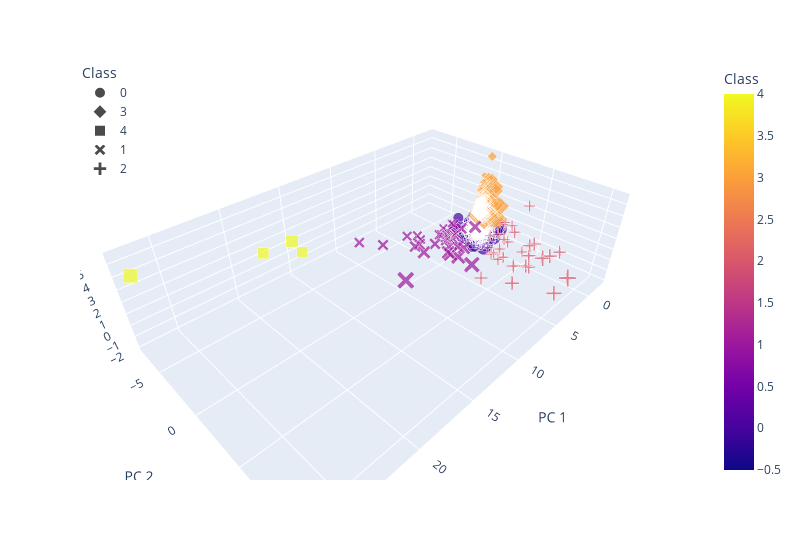

Notebook code cell kept with this figure:
### Markdown cell above
### Kmeans Plot

### Code cell
# Creating a 3D-Scatter with the PCA data and the clusters
# Plot
fig = px.scatter_3d(clustered_k_df, x="PC 1", y="PC 2", z="PC 3", color="Class", symbol="Class",size="median_listing_price", size_max=25, width=800, hover_name="metro_area/city", hover_data=["average_listing_price"])
fig.update_layout(legend=dict(x=0,y=1))
fig.show()

### Figure 1 — Plotly figure (JSON) as saved in the notebook; plotly's stock layout.template omitted (floating-point values rounded to 4 significant figures; data arrays with more than 128 entries replaced by an {"elided": "..."} marker saying what was removed)
{"data": [{"customdata": {"elided": "615x1 float values"}, "hovertemplate": "<b>%{hovertext}</b><br><br>Class=%{marker.color}<br>PC 1=%{x}<br>PC 2=%{y}<br>PC 3=%{z}<br>median_listing_price=%{marker.size}<br>average_listing_price=%{customdata[0]}<extra></extra>", "hovertext": {"elided": "615 str values"}, "legendgroup": "0", "marker": {"color": {"elided": "615 int values"}, "coloraxis": "coloraxis", "size": {"elided": "615 float values"}, "sizemode": "area", "sizeref": 2519.0, "symbol": "circle"}, "mode": "markers", "name": "0", "scene": "scene", "showlegend": true, "type": "scatter3d", "x": {"elided": "615 float values"}, "y": {"elided": "615 float values"}, "z": {"elided": "615 float values"}}, {"customdata": {"elided": "236x1 float values"}, "hovertemplate": "<b>%{hovertext}</b><br><br>Class=%{marker.color}<br>PC 1=%{x}<br>PC 2=%{y}<br>PC 3=%{z}<br>median_listing_price=%{marker.size}<br>average_listing_price=%{customdata[0]}<extra></extra>", "hovertext": {"elided": "236 str values"}, "legendgroup": "3", "marker": {"color": {"elided": "236 int values"}, "coloraxis": "coloraxis", "size": {"elided": "236 float values"}, "sizemode": "area", "sizeref": 2519.0, "symbol": "diamond"}, "mode": "markers", "name": "3", "scene": "scene", "showlegend": true, "type": "scatter3d", "x": {"elided": "236 float values"}, "y": {"elided": "236 float values"}, "z": {"elided": "236 float values"}}, {"customdata": [[432500.0], [462100.0], [937800.0], [1073000.0]], "hovertemplate": "<b>%{hovertext}</b><br><br>Class=%{marker.color}<br>PC 1=%{x}<br>PC 2=%{y}<br>PC 3=%{z}<br>median_listing_price=%{marker.size}<br>average_listing_price=%{customdata[0]}<extra></extra>", "hovertext": ["atlanta-sandy springs-roswell, ga", "chicago-naperville-elgin, il-in-wi", "miami-fort lauderdale-west palm beach, fl", "new york-newark-jersey city, ny-nj-pa"], "legendgroup": "4", "marker": {"color": [4, 4, 4, 4], "coloraxis": "coloraxis", "size": [324200.0, 321800.0, 402800.0, 550400.0], "sizemode": "area", "sizeref": 2519.0, "symbol": "square"}, "mode": "markers", "name": "4", "scene": "scene", "showlegend": true, "type": "scatter3d", "x": [17.98, 15.29, 16.73, 26.96], "y": [-6.596, -5.453, -4.432, -7.457], "z": [1.897, 1.263, 3.367, 3.971]}, {"customdata": [[552100.0], [417200.0], [886700.0], [509100.0], [456200.0], [354200.0], [487900.0], [671000.0], [332400.0], [444500.0], [345600.0], [441500.0], [377600.0], [469500.0], [1752000.0], [469000.0], [922300.0], [537400.0], [598500.0], [447300.0], [403300.0], [622900.0], [294800.0], [599800.0], [566600.0], [653000.0], [390900.0], [1187000.0], [857000.0], [305400.0], [401800.0], [380100.0], [683200.0]], "hovertemplate": "<b>%{hovertext}</b><br><br>Class=%{marker.color}<br>PC 1=%{x}<br>PC 2=%{y}<br>PC 3=%{z}<br>median_listing_price=%{marker.size}<br>average_listing_price=%{customdata[0]}<extra></extra>", "hovertext": ["austin-round rock, tx", "baltimore-columbia-towson, md", "boston-cambridge-newton, ma-nh", "cape coral-fort myers, fl", "charlotte-concord-gastonia, nc-sc", "cincinnati, oh-ky-in", "dallas-fort worth-arlington, tx", "denver-aurora-lakewood, co", "detroit-warren-dearborn, mi", "houston-the woodlands-sugar land, tx", "indianapolis-carmel-anderson, in", "jacksonville, fl", "kansas city, mo-ks", "las vegas-henderson-paradise, nv", "los angeles-long beach-anaheim, ca", "minneapolis-st. paul-bloomington, mn-wi", "naples-immokalee-marco island, fl", "nashville-davidson--murfreesboro--franklin, tn", "north port-sarasota-bradenton, fl", "orlando-kissimmee-sanford, fl", "philadelphia-camden-wilmington, pa-nj-de-md", "phoenix-mesa-scottsdale, az", "pittsburgh, pa", "portland-vancouver-hillsboro, or-wa", "riverside-san bernardino-ontario, ca", "sacramento--roseville--arden-arcade, ca", "san antonio-new braunfels, tx", "san diego-carlsbad, ca", "seattle-tacoma-bellevue, wa", "st. louis, mo-il", "tampa-st. petersburg-clearwater, fl", "virginia beach-norfolk-newport news, va-nc", "washington-arlington-alexandria, dc-va-md-wv"], "legendgroup": "1", "marker": {"color": [1, 1, 1, 1, 1, 1, 1, 1, 1, 1, 1, 1, 1, 1, 1, 1, 1, 1, 1, 1, 1, 1, 1, 1, 1, 1, 1, 1, 1, 1, 1, 1, 1], "coloraxis": "coloraxis", "size": [359700.0, 323500.0, 583300.0, 303700.0, 341200.0, 270200.0, 347900.0, 504500.0, 242500.0, 314000.0, 269600.0, 313400.0, 309900.0, 318500.0, 802800.0, 358300.0, 473300.0, 368900.0, 359600.0, 314700.0, 281300.0, 374600.0, 191400.0, 474000.0, 409900.0, 485500.0, 296800.0, 705800.0, 599500.0, 223600.0, 277300.0, 297900.0, 470500.0], "sizemode": "area", "sizeref": 2519.0, "symbol": "x"}, "mode": "markers", "name": "1", "scene": "scene", "showlegend": true, "type": "scatter3d", "x": [3.193, 3.455, 5.037, 2.911, 3.404, 2.243, 9.17, 4.435, 5.223, 10.89, 2.183, 3.356, 2.338, 3.513, 11.3, 4.651, 2.621, 3.508, 2.609, 3.879, 6.736, 6.787, 2.169, 3.317, 6.462, 2.883, 3.888, 4.219, 4.302, 3.069, 5.819, 3.176, 6.51], "y": [-0.1876, -0.8152, 1.043, -0.4538, -0.6063, -0.7571, -2.805, 0.3384, -2.145, -3.777, -0.7559, -0.7601, -0.5327, -0.7347, 1.816, -0.9905, 1.566, -0.3116, 0.1734, -0.9511, -2.375, -1.376, -1.265, 0.4556, -1.21, 0.8197, -1.189, 2.735, 1.339, -1.439, -2.033, -0.9257, -0.6277], "z": [-0.5475, -0.5162, -0.6488, 0.6896, -0.4549, -0.7492, 0.3728, -1.099, -0.5405, 0.937, -0.5925, 0.07465, -0.4736, -0.7896, 0.276, -0.7331, 1.194, -1.207, 0.456, -0.1344, 0.3442, -0.2082, 0.1623, -0.9564, -0.05189, -1.126, -0.2211, -1.309, -1.13, -0.004727, 0.1458, -0.388, -0.5735]}, {"customdata": [[950000.0], [988600.0], [1103000.0], [1371000.0], [1034000.0], [1816000.0], [2103000.0], [3296000.0], [1984000.0], [1151000.0], [2501000.0], [2001000.0], [1846000.0], [1436000.0], [2095000.0], [1232000.0], [2017000.0], [1478000.0], [1657000.0], [980700.0], [1363000.0], [889500.0], [3126000.0], [1251000.0], [1246000.0], [2002000.0], [984300.0], [1155000.0], [2491000.0]], "hovertemplate": "<b>%{hovertext}</b><br><br>Class=%{marker.color}<br>PC 1=%{x}<br>PC 2=%{y}<br>PC 3=%{z}<br>median_listing_price=%{marker.size}<br>average_listing_price=%{customdata[0]}<extra></extra>", "hovertext": ["barnstable town, ma", "boulder, co", "breckenridge, co", "bridgeport-stamford-norwalk, ct", "easton, md", "edwards, co", "gardnerville ranchos, nv", "glenwood springs, co", "hailey, id", "heber, ut", "jackson, wy-id", "kahului-wailuku-lahaina, hi", "kapaa, hi", "key west, fl", "napa, ca", "oxnard-thousand oaks-ventura, ca", "salinas, ca", "san francisco-oakland-hayward, ca", "san jose-sunnyvale-santa clara, ca", "san luis obispo-paso robles-arroyo grande, ca", "santa cruz-watsonville, ca", "santa fe, nm", "santa maria-santa barbara, ca", "santa rosa, ca", "steamboat springs, co", "summit park, ut", "ukiah, ca", "urban honolulu, hi", "vineyard haven, ma"], "legendgroup": "2", "marker": {"color": [2, 2, 2, 2, 2, 2, 2, 2, 2, 2, 2, 2, 2, 2, 2, 2, 2, 2, 2, 2, 2, 2, 2, 2, 2, 2, 2, 2, 2], "coloraxis": "coloraxis", "size": [581600.0, 620600.0, 671900.0, 727200.0, 560900.0, 680900.0, 664400.0, 894100.0, 935100.0, 732100.0, 1086000.0, 950000.0, 923400.0, 777400.0, 943500.0, 745200.0, 938000.0, 914400.0, 1108000.0, 724600.0, 962200.0, 583300.0, 1209069, 756500.0, 664900.0, 1278000.0, 611900.0, 690600.0, 1574000.0], "sizemode": "area", "sizeref": 2519.0, "symbol": "cross"}, "mode": "markers", "name": "2", "scene": "scene", "showlegend": true, "type": "scatter3d", "x": [1.693, 1.63, 1.16, 3.53, 0.5652, 1.259, 1.865, 3.171, 2.021, 1.214, 2.733, 2.438, 1.968, 1.69, 2.459, 2.148, 2.512, 4.921, 3.427, 1.399, 2.029, 0.8092, 4.183, 1.773, 0.9378, 3.006, 0.6739, 2.178, 3.599], "y": [2.548, 2.846, 3.604, 3.602, 3.128, 5.458, 5.804, 9.473, 6.822, 4.004, 8.599, 6.76, 6.432, 4.78, 6.941, 3.88, 6.698, 4.237, 6.257, 3.452, 5.352, 2.76, 10.19, 4.139, 4.039, 8.192, 3.212, 3.404, 10.68], "z": [0.3569, -1.415, 0.2141, 0.4751, 1.434, 4.123, 0.3012, 2.583, 1.585, 0.1679, 1.628, 0.6594, 1.237, 1.652, -0.3412, -1.198, -0.3311, -1.539, -1.787, -0.7049, -1.229, 0.2009, -0.2506, -1.048, 1.644, 1.368, 1.288, -0.7543, 1.105]}], "layout": {"coloraxis": {"colorbar": {"title": {"text": "Class"}}, "colorscale": [[0, "#0d0887"], [0.1111, "#46039f"], [0.2222, "#7201a8"], [0.3333, "#9c179e"], [0.4444, "#bd3786"], [0.5556, "#d8576b"], [0.6667, "#ed7953"], [0.7778, "#fb9f3a"], [0.8889, "#fdca26"], [1, "#f0f921"]]}, "legend": {"itemsizing": "constant", "title": {"text": "Class"}, "tracegroupgap": 0, "x": 0, "y": 1}, "margin": {"t": 60}, "scene": {"domain": {"x": [0, 1], "y": [0, 1]}, "xaxis": {"title": {"text": "PC 1"}}, "yaxis": {"title": {"text": "PC 2"}}, "zaxis": {"title": {"text": "PC 3"}}}, "width": 800}}
